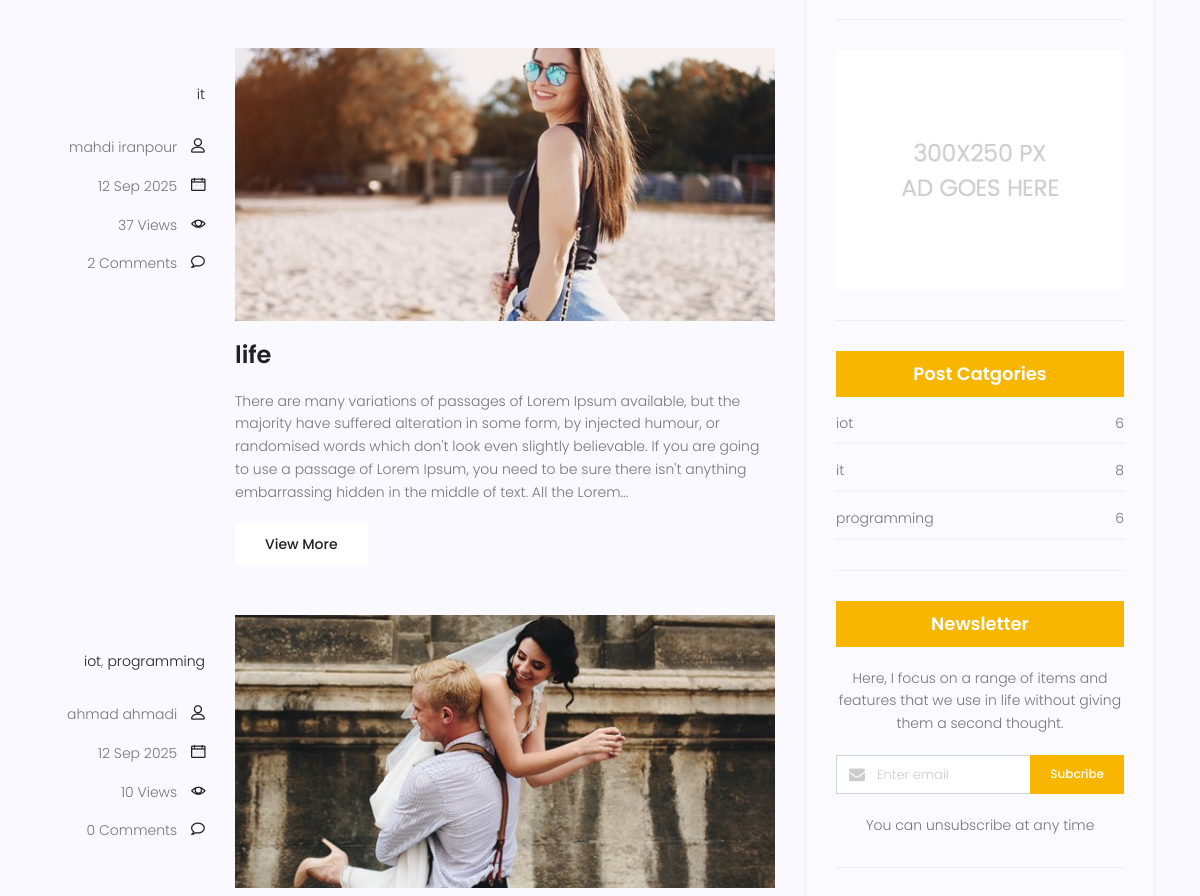
/blog/ (middle part), run on an earlier commit of the app's database.
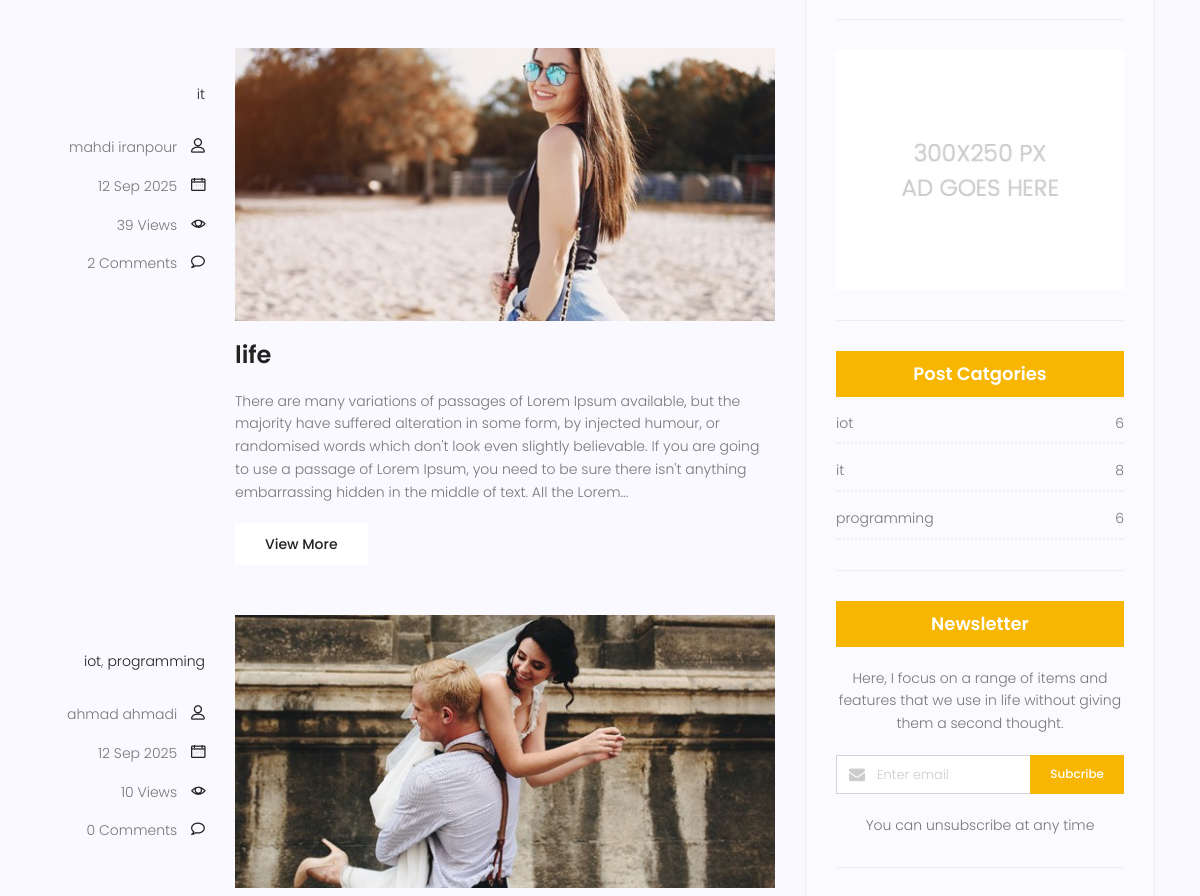
And on a later commit of the database.
### blog/models.py (models this page shows, shortened)
class Post(models.Model):
    image = models.ImageField(upload_to='blog/',default='blog/default.jpg')
    author = models.ForeignKey(User, on_delete=models.SET_NULL, null=True)
    title = models.CharField(max_length=255)
    content = models.TextField()
    tags = TaggableManager()
    category = models.ManyToManyField(Category)
    counted_views = models.IntegerField(default=0)
    status = models.BooleanField(default=False)
    published_date = models.DateTimeField(null=True)
    login_require = models.BooleanField(default=False)
    created_date = models.DateTimeField(auto_now_add=True)
    updated_date = models.DateTimeField(auto_now=True)
    class Meta:
        ordering = ['-created_date']

### blog/views.py (the view)
# urls.py: path('', blog_view, name='index'),
def blog_view(request, **kwargs):
    posts = Post.objects.filter(published_date__lte=timezone.now(), status=1).order_by('-published_date')
    if kwargs.get('cat_name') != None:
        posts = posts.filter(category__name=kwargs['cat_name'])
    if kwargs.get('author_username') != None:
        posts = posts.filter(author__username=kwargs['author_username'])
    if kwargs.get('tag_name') != None:
        posts = posts.filter(tags__name__in=[kwargs['tag_name']])
    posts = Paginator(posts, 3)
    try:
        page_number = request.GET.get('page')
        posts = posts.get_page(page_number)
    except PageNotAnInteger:
        posts = posts.get_page(1)
    except EmptyPage:
        posts = posts.get_page(1)
    context = {
        'posts': posts
    }
    return render(request, 'blog/blog-home.html', context)

### blog/models.py (called while the page is built)
        def __str__(self):
            return self.name

### blog/templatetags/blog_tags.py (called while the page is built)
@register.simple_tag(name='comments_count')
def comments_count(pid):
    return Comment.objects.filter(post=pid, approved=True).count()

@register.inclusion_tag('blog/blog-post-categories.html')
def postcategories():
    posts = Post.objects.filter(status=1)
    categories = Category.objects.all()
    cat_dict = {}
    for name in categories:
        cat_dict[name] = posts.filter(category=name).count()
    return {'categories': cat_dict}

### blog/templatetags/excerpt_tags.py (called while the page is built)
@register.filter(name='excerpt')
def excerpt(value, num_words=30):
    if not isinstance(value, str):
        value = str(value)
    words = value.split()
    if len(words) <= num_words:
        return value
    return " ".join(words[:num_words]) + "..."

### templates/blog/blog-home.html (shortened to what this page needs)
{% extends 'base.html' %} {% load static %} {% load blog_tags %} {% load excerpt_tags %} {% block content %}
<section class="post-content-area">
  <div class="container">
    <div class="row">
      <div class="col-lg-8 posts-list">
        {% for post in posts %}
        <div class="single-post row">
          <div class="col-lg-3 col-md-3 meta-details">
            <ul class="tags">
              {% for cat in post.category.all %}
              <li><a href="{% url 'blog:category' cat_name=cat.name %}">{{ cat.name }}</a>{%  if not forloop.last %}, {% endif %}</li>
              {% endfor %}
            </ul>
            <div class="user-details row">
              <p class="user-name col-lg-12 col-md-12 col-6">
                <a href="{% url 'blog:author' author_username=post.author.username %}">{{ post.author.get_full_name }}</a>
                <span class="lnr lnr-user"></span>
              </p>
              <p class="date col-lg-12 col-md-12 col-6">
                <a href="#">{{ post.published_date | date:"d M Y" }}</a>
                <span class="lnr lnr-calendar-full"></span>
              </p>
              <p class="view col-lg-12 col-md-12 col-6">
                <a href="#">{{ post.counted_views}} Views</a> <span class="lnr lnr-eye"></span>
              </p>
              <p class="comments col-lg-12 col-md-12 col-6">
                <a href="{% url 'blog:single' pid=post.id %}#comments">{% comments_count post.id %} Comments</a>
                <span class="lnr lnr-bubble"></span>
              </p>
            </div>
          </div>
          <div class="col-lg-9 col-md-9">
            <div class="feature-img">
              <img
                class="img-fluid"
                src="{{ post.image.url }}"
                alt=""
              />
            </div>
            <a class="posts-title" href="{% url 'blog:single' pid=post.id %}"
              ><h3>{{ post.title }}</h3></a
            >
            <p class="excert">
             {{ post.content|excerpt:60 }}
            </p>
            <a href="{% url 'blog:single' pid=post.id %}" class="primary-btn">View More</a>
          </div>
        </div>
        {% endfor %}
      </div>
      <div class="col-lg-4 sidebar-widgets">
        <div class="widget-wrap">
          {% include 'blog/blog-writer.html' %}
          {% include 'blog/blog-ads.html' %}
          {% postcategories %}
          {% include 'blog/blog-newsletter.html' %}
        </div>
      </div>
    </div>
  </div>
</section>
{% endblock %}

What changed in the data, as far as the page shows it:
changed Post "life": counted_views "37" → "39"
